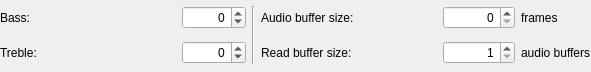
<?xml version="1.0" encoding="UTF-8"?>
<ui version="4.0">
 <class>EmulationSettingsWidget</class>
 <widget class="QWidget" name="EmulationSettingsWidget">
  <property name="geometry">
   <rect>
    <x>0</x>
    <y>0</y>
    <width>591</width>
    <height>72</height>
   </rect>
  </property>
  <property name="windowTitle">
   <string>Form</string>
  </property>
  <layout class="QGridLayout" name="gridLayout">
   <property name="leftMargin">
    <number>0</number>
   </property>
   <property name="topMargin">
    <number>0</number>
   </property>
   <property name="rightMargin">
    <number>0</number>
   </property>
   <property name="bottomMargin">
    <number>0</number>
   </property>
   <item row="0" column="0">
    <widget class="QLabel" name="bassLabel">
     <property name="text">
      <string>Bass:</string>
     </property>
    </widget>
   </item>
   <item row="0" column="1">
    <widget class="QSpinBox" name="bassSpinBox">
     <property name="maximumSize">
      <size>
       <width>64</width>
       <height>16777215</height>
      </size>
     </property>
     <property name="sizeIncrement">
      <size>
       <width>64</width>
       <height>0</height>
      </size>
     </property>
     <property name="alignment">
      <set>Qt::AlignRight|Qt::AlignTrailing|Qt::AlignVCenter</set>
     </property>
     <property name="minimum">
      <number>-100</number>
     </property>
     <property name="maximum">
      <number>100</number>
     </property>
    </widget>
   </item>
   <item row="0" column="2" rowspan="2">
    <widget class="Line" name="line">
     <property name="orientation">
      <enum>Qt::Vertical</enum>
     </property>
    </widget>
   </item>
   <item row="0" column="3">
    <widget class="QLabel" name="audioBufferSizeLabel">
     <property name="text">
      <string>Audio buffer size:</string>
     </property>
    </widget>
   </item>
   <item row="0" column="4">
    <widget class="QSpinBox" name="audioBufferSizeSpinBox">
     <property name="maximumSize">
      <size>
       <width>72</width>
       <height>16777215</height>
      </size>
     </property>
     <property name="alignment">
      <set>Qt::AlignRight|Qt::AlignTrailing|Qt::AlignVCenter</set>
     </property>
     <property name="minimum">
      <number>0</number>
     </property>
     <property name="maximum">
      <number>44100</number>
     </property>
    </widget>
   </item>
   <item row="0" column="5">
    <widget class="QLabel" name="framesLabel">
     <property name="sizePolicy">
      <sizepolicy hsizetype="Maximum" vsizetype="Preferred">
       <horstretch>0</horstretch>
       <verstretch>0</verstretch>
      </sizepolicy>
     </property>
     <property name="text">
      <string>frames</string>
     </property>
    </widget>
   </item>
   <item row="1" column="0">
    <widget class="QLabel" name="trebleLabel">
     <property name="text">
      <string>Treble:</string>
     </property>
    </widget>
   </item>
   <item row="1" column="1">
    <widget class="QSpinBox" name="trebleSpinBox">
     <property name="maximumSize">
      <size>
       <width>64</width>
       <height>16777215</height>
      </size>
     </property>
     <property name="sizeIncrement">
      <size>
       <width>64</width>
       <height>0</height>
      </size>
     </property>
     <property name="alignment">
      <set>Qt::AlignRight|Qt::AlignTrailing|Qt::AlignVCenter</set>
     </property>
     <property name="minimum">
      <number>-100</number>
     </property>
     <property name="maximum">
      <number>100</number>
     </property>
    </widget>
   </item>
   <item row="1" column="3">
    <widget class="QLabel" name="readBufferSizeLabel">
     <property name="text">
      <string>Read buffer size:</string>
     </property>
    </widget>
   </item>
   <item row="1" column="4">
    <widget class="QSpinBox" name="readBufferSizeSpinBox">
     <property name="maximumSize">
      <size>
       <width>72</width>
       <height>16777215</height>
      </size>
     </property>
     <property name="alignment">
      <set>Qt::AlignRight|Qt::AlignTrailing|Qt::AlignVCenter</set>
     </property>
     <property name="minimum">
      <number>1</number>
     </property>
     <property name="maximum">
      <number>1000</number>
     </property>
    </widget>
   </item>
   <item row="1" column="5">
    <widget class="QLabel" name="audioBuffersLabel">
     <property name="sizePolicy">
      <sizepolicy hsizetype="Maximum" vsizetype="Preferred">
       <horstretch>0</horstretch>
       <verstretch>0</verstretch>
      </sizepolicy>
     </property>
     <property name="text">
      <string>audio buffers</string>
     </property>
    </widget>
   </item>
  </layout>
 </widget>
 <resources/>
 <connections/>
</ui>
